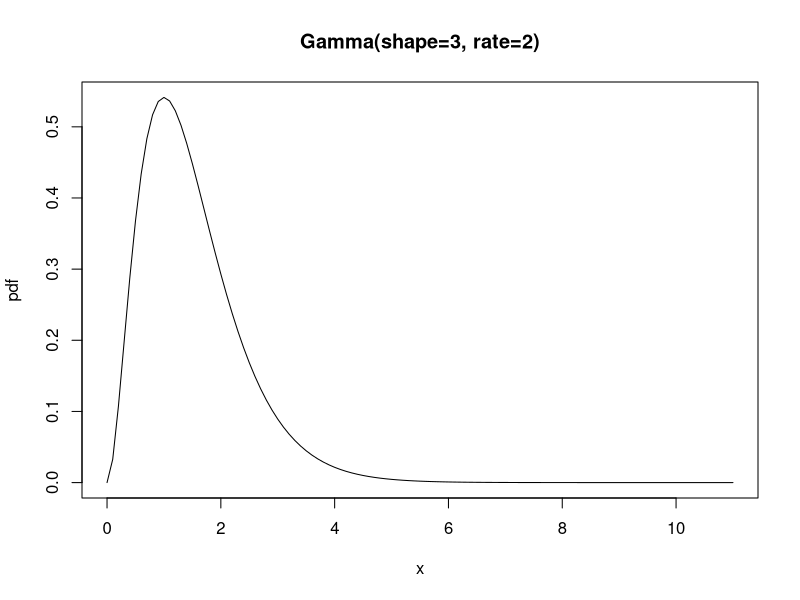
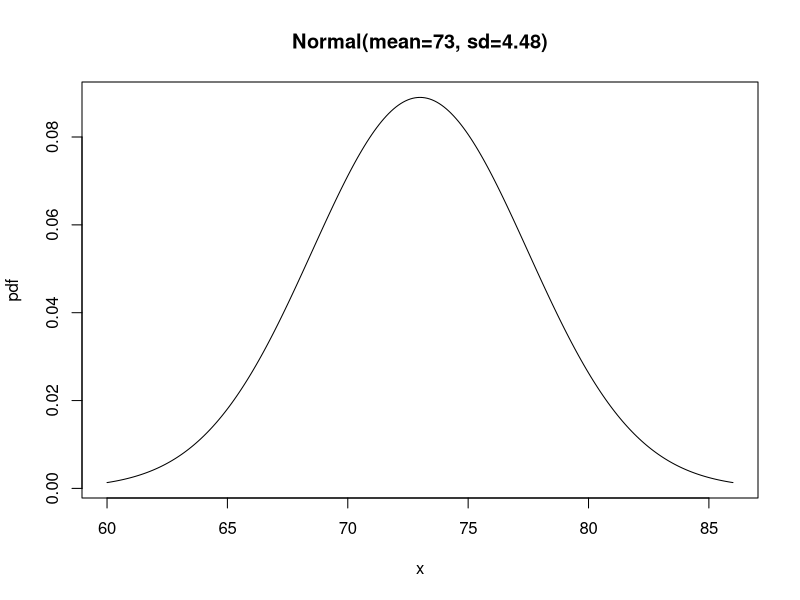
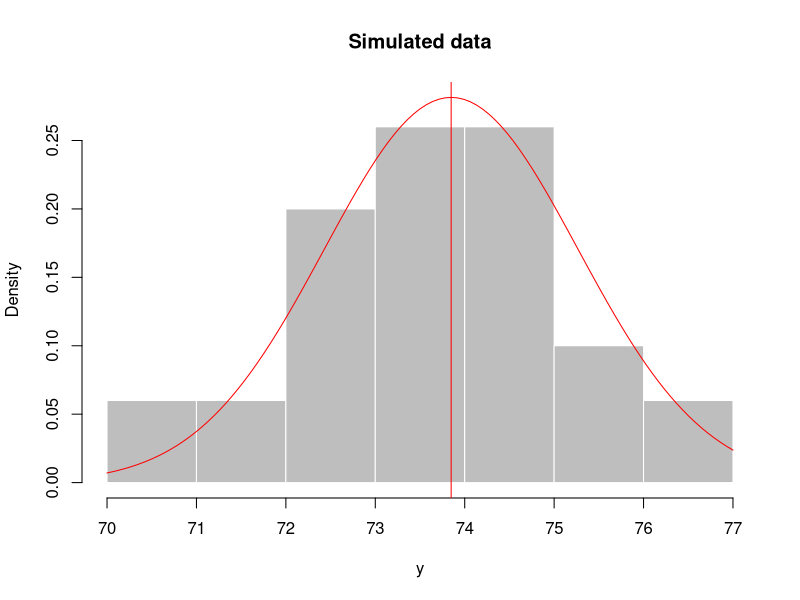
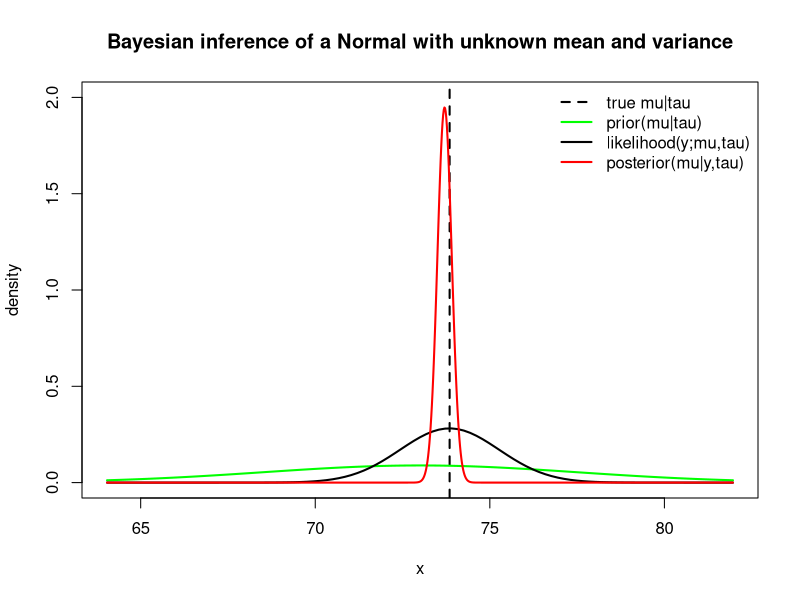

These figures' R source, in order:
## ---- chunk 1
set.seed(7263)
truth <- c()
## ---- chunk 2
a.0 <- 3
truth <- append(x=truth,
                values=setNames(object=a.0, nm="a.0"))
b.0 <- 2
truth <- append(x=truth,
                values=setNames(object=b.0, nm="b.0"))
truth <- append(x=truth,
                values=setNames(object=a.0 / b.0, nm="prior.mean.tau"))
truth <- append(x=truth,
                values=setNames(object=a.0 / b.0^2, nm="prior.var.tau"))
plot(x=seq(0,11,0.1),
     y=dgamma(x=seq(0,11,0.1), shape=a.0, rate=b.0),
     main=paste0("Gamma(shape=", a.0, ", rate=", b.0, ")"),
     xlab="x", ylab="pdf", type="l")
(tau <- rgamma(n=1, shape=a.0, rate=b.0))
truth <- append(x=truth,
                values=setNames(object=tau, nm="tau"))
truth <- append(x=truth,
                values=setNames(object=1 / tau, nm="sigma2"))
truth <- append(x=truth,
                values=setNames(object=sqrt(1 / tau), nm="sigma"))
## ---- chunk 3
m.0 <- 73
truth <- append(x=truth,
                values=setNames(object=m.0, nm="prior.mean.mu"))
t.0 <- 10^(-1)
truth <- append(x=truth,
                values=setNames(object=1 / (tau * t.0), nm="prior.var.mu"))
plot(x=seq(60,86,0.1),
     y=dnorm(x=seq(60,86,0.1), mean=m.0, sd=sqrt(1/(tau*t.0))),
     main=paste0("Normal(mean=", m.0, ", sd=",
                 format(sqrt(1/(tau*t.0)), digits=3), ")"),
     xlab="x", ylab="pdf", type="l")
(mu <- rnorm(n=1, mean=m.0, sd=sqrt(1/(tau * t.0))))
truth <- append(x=truth,
                values=setNames(object=mu, nm="mu"))
## ---- chunk 4
N <- 5*10^1
y <- rnorm(n=N, mean=mu, sd=sqrt(1/tau))
summary(y)
hist(y, breaks="FD", freq=FALSE, col="grey", border="white",
     main="Simulated data",
     ylim=c(0, dnorm(x=mu, mean=mu, sd=sqrt(1/tau))))
abline(v=mu, col="red")
curve(dnorm(x=x, mean=mu, sd=sqrt(1/tau)), add=TRUE, col="red")
## ---- chunk 5
truth <- append(x=truth,
                values=setNames(object=mean(y), nm="mle.mu"))
truth <- append(x=truth,
                values=setNames(object=1 / var(y), nm="mle.tau"))
truth <- append(x=truth,
                values=setNames(object=var(y), nm="mle.sigma2"))
truth <- append(x=truth,
                values=setNames(object=sd(y), nm="mle.sigma"))
truth[grep("mle", names(truth))]
## ---- chunk 6
a.N <- a.0 + N / 2
truth <- append(x=truth,
                values=setNames(object=a.N, nm="a.N"))
b.N <- b.0 + (1/2) * sum((y - mean(y))^2) +
  (t.0 * N * (mean(y) - m.0)^2) / (2 * (t.0 + N))
truth <- append(x=truth,
                values=setNames(object=b.N, nm="b.N"))
truth <- append(x=truth,
                values=setNames(object=a.N / b.N, nm="post.mean.tau"))
truth <- append(x=truth,
                values=setNames(object=a.N / b.N^2, nm="post.var.tau"))
truth <- append(x=truth,
                values=setNames(object=b.N / (a.N - 1), nm="post.mean.sigma2"))
truth <- append(x=truth,
                values=setNames(object=b.N^2 / ((a.N - 1)^2 * (a.N - 2)),
                                nm="post.var.sigma2"))
m.N <- (t.0 * m.0 + N * mean(y)) / (t.0 + N)
truth <- append(x=truth,
                values=setNames(object=m.N, nm="post.mean.mu.cond"))
t.N <- (a.N / b.N) * (t.0 + N)
truth <- append(x=truth,
                values=setNames(object=1 / t.N, nm="post.var.mu.cond"))
## ---- chunk 7
truth
## ---- chunk 8
plot(x=0, y=0, type="n",
     xlim=c(truth["prior.mean.mu"] - 2 * sqrt(truth["prior.var.mu"]),
            truth["prior.mean.mu"] + 2 * sqrt(truth["prior.var.mu"])),
     ylim=c(0,2),
     xlab="x", ylab="density",
     main="Bayesian inference of a Normal with unknown mean and variance")
abline(v=truth["mu"], lwd=2, lty=2)
curve(dnorm(x=x, mean=truth["prior.mean.mu"], sd=sqrt(truth["prior.var.mu"])),
      add=TRUE, col="green", lwd=2)
curve(dnorm(x=x, mean=mu, sd=sqrt(1/tau)), add=TRUE, col="black", lwd=2)
curve(dnorm(x=x, mean=truth["post.mean.mu.cond"],
            sd=sqrt(truth["post.var.mu.cond"])),
      add=TRUE, col="red", lwd=2, n=10^3+1)
legend(x="topright", legend=c("true mu|tau", "prior(mu|tau)",
                              "likelihood(y;mu,tau)",
                              "posterior(mu|y,tau)"),
       col=c("black", "green","black","red"), lwd=2, lty=c(2,1,1,1), bty="n")
## ---- chunk 9
print(sessionInfo(), locale=FALSE)
